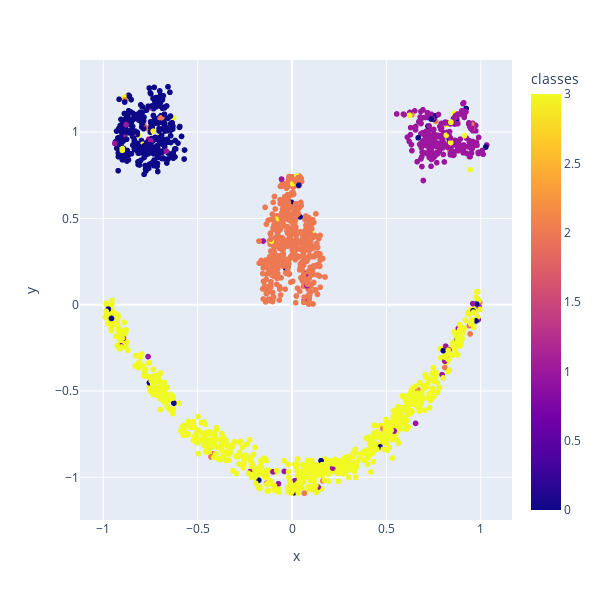

Notebook source saved alongside this figure:
### Code cell
fig = px.scatter(out_df, x = 'x', y = 'y', color = 'classes', width = 600, height = 600)
fig

### Figure 1 — Plotly figure (JSON) as saved in the notebook; plotly's stock layout.template omitted (floating-point values rounded to 4 significant figures; data arrays with more than 128 entries replaced by an {"elided": "..."} marker saying what was removed)
{"data": [{"hovertemplate": "x=%{x}<br>y=%{y}<br>classes=%{marker.color}<extra></extra>", "legendgroup": "", "marker": {"color": {"elided": "2000 int values"}, "coloraxis": "coloraxis", "symbol": "circle"}, "mode": "markers", "name": "", "showlegend": false, "type": "scattergl", "x": {"elided": "2000 float values"}, "xaxis": "x", "y": {"elided": "2000 float values"}, "yaxis": "y"}], "layout": {"coloraxis": {"colorbar": {"title": {"text": "classes"}}, "colorscale": [[0, "#0d0887"], [0.1111, "#46039f"], [0.2222, "#7201a8"], [0.3333, "#9c179e"], [0.4444, "#bd3786"], [0.5556, "#d8576b"], [0.6667, "#ed7953"], [0.7778, "#fb9f3a"], [0.8889, "#fdca26"], [1, "#f0f921"]]}, "height": 600, "legend": {"tracegroupgap": 0}, "margin": {"t": 60}, "width": 600, "xaxis": {"anchor": "y", "autorange": true, "domain": [0, 1], "range": [-1.124, 1.166], "title": {"text": "x"}, "type": "linear"}, "yaxis": {"anchor": "x", "autorange": true, "domain": [0, 1], "range": [-1.247, 1.418], "title": {"text": "y"}, "type": "linear"}}}
